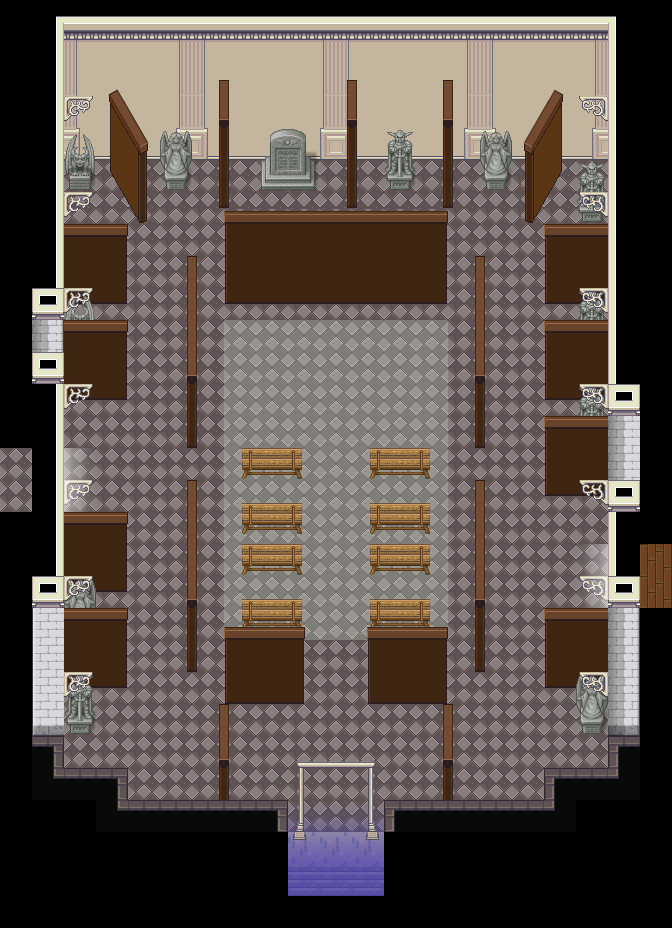

A 2D game scene composited from a Tiled map and its tileset images. What follows is a short description and the map's XML, with each tile layer's data collapsed to a summary:
An orthogonal 21x29 tile map with 32x32 px tiles, 5 tile layers (bg, Ground Details, mid, shadows, ...), 1 hidden layer not drawn, 12 tilesets and 14 objects (exit-e, start, black-powder-frog, exit-w, exit-s).

<map version="1.11" tiledversion="1.11.2" orientation="orthogonal" renderorder="right-down" width="21" height="29" tilewidth="32" tileheight="32" infinite="0" nextlayerid="10" nextobjectid="25">
 <tileset firstgid="1" source="../Assorted_LPC/lpc-walls/walls.tsx" />
 <tileset firstgid="6145" source="../[A]LightShadow_pipo.tsx" />
 <tileset firstgid="6233" source="../Assorted_LPC/lpc-floors/floors.tsx" />
 <tileset firstgid="8281" source="../Assorted_LPC/lpc_objectspack/Objects/Furniture/Countertops.tsx" />
 <tileset firstgid="8317" source="../[Base]BaseChip_pipo.tsx" />
 <tileset firstgid="9317" source="../Assorted_LPC/wooden_stairs/[LPC]WoodenStairs.tsx" />
 <tileset firstgid="10913" source="../Assorted_LPC/lpc-bricks-v6/bricks.tsx" />
 <tileset firstgid="12961" source="../[Town]VictorianAccessories_LPC.tsx" />
 <tileset firstgid="15521" source="../custom_tilesets/[Somewhere]Temple.tsx" />
 <tileset firstgid="15665" source="../[Town]VictorianStreets_LPC.tsx" />
 <tileset firstgid="17201" source="../[Town]VictorianTenement_LPC.tsx" />
 <tileset firstgid="20273" source="../[Town]VictorianDoorsWindows_LPC.tsx" />
 <imagelayer id="3" name="ref" visible="0" offsetx="-832" offsety="-96">
  <image source="../vtt-maps/District 2.webp" width="2112" height="2560" />
 </imagelayer>
 <layer id="1" name="bg" width="21" height="29">
  <data>[609 cells, 441 non-empty, 22 distinct tile ids]</data>
 </layer>
 <layer id="6" name="Ground Details" width="21" height="29">
  <data>[609 cells, 52 non-empty, 19 distinct tile ids]</data>
 </layer>
 <layer id="9" name="mid" width="21" height="29">
  <properties>
   <property name="z" type="int" value="0" />
  </properties>
  <data>[609 cells, 169 non-empty, 64 distinct tile ids]</data>
 </layer>
 <layer id="4" name="shadows" width="21" height="29">
  <data>[609 cells, 9 non-empty, 3 distinct tile ids]</data>
 </layer>
 <layer id="2" name="foreground" width="21" height="29">
  <properties>
   <property name="z" type="int" value="1" />
  </properties>
  <data>[609 cells, 155 non-empty, 45 distinct tile ids]</data>
 </layer>
 <objectgroup id="7" name="Object Layer 1">
  <object id="1" name="exit-e" x="640" y="544" width="32" height="64">
   <properties>
    <property name="dest" value="somewhere-district-2" />
    <property name="destDir" value="l" />
    <property name="destX" type="float" value="47.5" />
    <property name="destY" type="float" value="70" />
   </properties>
  </object>
  <object id="16" name="start" x="336" y="760">
   <point />
  </object>
  <object id="17" name="black-powder-frog" x="160" y="344">
   <point />
  </object>
  <object id="19" name="exit-w" x="0" y="448" width="32" height="64">
   <properties>
    <property name="dest" value="somewhere-district-2" />
    <property name="destDir" value="l" />
    <property name="destX" type="float" value="47.5" />
    <property name="destY" type="float" value="70" />
   </properties>
  </object>
  <object id="20" name="exit-s" x="288" y="816" width="96" height="32">
   <properties>
    <property name="dest" value="somewhere-district-2" />
    <property name="destDir" value="d" />
    <property name="destX" type="float" value="33" />
    <property name="destY" type="float" value="33" />
   </properties>
  </object>
 </objectgroup>
 <objectgroup id="8" name="collisions">
  <object id="3" x="32" y="160" width="32" height="288">
   <properties>
    <property name="collision" type="bool" value="true" />
   </properties>
  </object>
  <object id="4" x="32" y="128" width="608" height="32">
   <properties>
    <property name="collision" type="bool" value="true" />
   </properties>
  </object>
  <object id="6" x="608" y="160" width="32" height="384">
   <properties>
    <property name="collision" type="bool" value="true" />
   </properties>
  </object>
  <object id="15" x="608" y="608" width="32" height="160">
   <properties>
    <property name="collision" type="bool" value="true" />
   </properties>
  </object>
  <object id="18" x="128" y="800" width="160" height="32">
   <properties>
    <property name="collision" type="bool" value="true" />
   </properties>
  </object>
  <object id="21" x="384" y="800" width="160" height="32">
   <properties>
    <property name="collision" type="bool" value="true" />
   </properties>
  </object>
  <object id="22" x="64" y="768" width="64" height="32">
   <properties>
    <property name="collision" type="bool" value="true" />
   </properties>
  </object>
  <object id="23" x="544" y="768" width="64" height="32">
   <properties>
    <property name="collision" type="bool" value="true" />
   </properties>
  </object>
  <object id="24" x="32" y="512" width="32" height="256">
   <properties>
    <property name="collision" type="bool" value="true" />
   </properties>
  </object>
 </objectgroup>
</map>
